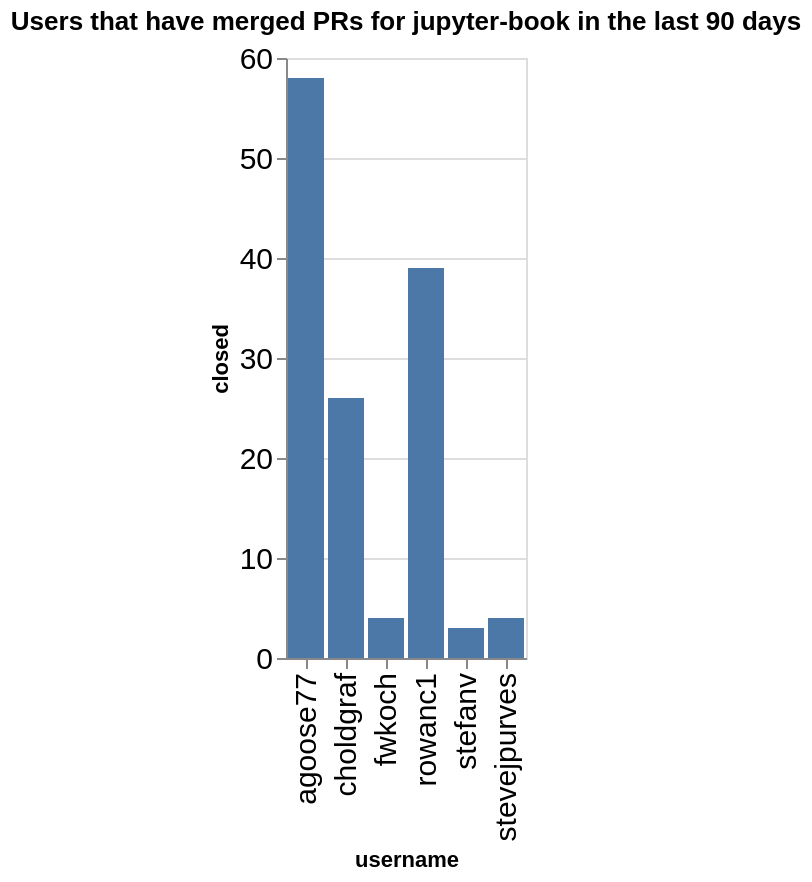

The cell this chart's notebook holds for it:
### Code cell
charts = []
title = f"Users that have merged PRs for {github_org} in the last {n_days} days"
ch = alt.Chart(data=closed_by_repo.replace(np.nan, 0), title=title).mark_bar().encode(
    x='username',
    y='closed',
)
ch

### Figure 1 — Vega-Lite specification as saved in the notebook (floating-point values rounded to 4 significant figures)
{"config": {"axisLeft": {"labelFontSize": 15}, "axisBottom": {"labelFontSize": 15}}, "data": {"name": "data-153ac1e896f8d0328cfe034366ad79ad"}, "mark": {"type": "bar"}, "encoding": {"x": {"field": "username", "type": "nominal"}, "y": {"field": "closed", "type": "quantitative"}}, "title": "Users that have merged PRs for jupyter-book in the last 90 days", "$schema": "https://vega.github.io/schema/vega-lite/v5.20.1.json", "datasets": {"data-153ac1e896f8d0328cfe034366ad79ad": [{"name": "blog", "username": "agoose77", "closed": 4}, {"name": "blog", "username": "choldgraf", "closed": 1}, {"name": "example-landing-pages", "username": "agoose77", "closed": 1}, {"name": "example-landing-pages", "username": "choldgraf", "closed": 1}, {"name": "jupyter-book", "username": "agoose77", "closed": 7}, {"name": "jupyter-book", "username": "choldgraf", "closed": 2}, {"name": "myst-spec", "username": "choldgraf", "closed": 1}, {"name": "myst-theme", "username": "agoose77", "closed": 15}, {"name": "myst-theme", "username": "choldgraf", "closed": 1}, {"name": "myst-theme", "username": "rowanc1", "closed": 17}, {"name": "myst-theme", "username": "stefanv", "closed": 2}, {"name": "myst-theme", "username": "stevejpurves", "closed": 3}, {"name": "mystmd", "username": "agoose77", "closed": 26}, {"name": "mystmd", "username": "choldgraf", "closed": 14}, {"name": "mystmd", "username": "fwkoch", "closed": 4}, {"name": "mystmd", "username": "rowanc1", "closed": 21}, {"name": "mystmd", "username": "stefanv", "closed": 1}, {"name": "mystmd", "username": "stevejpurves", "closed": 1}, {"name": "mystmd.org", "username": "agoose77", "closed": 4}, {"name": "mystmd.org", "username": "choldgraf", "closed": 2}, {"name": "mystmd.org", "username": "rowanc1", "closed": 1}, {"name": "team-compass", "username": "agoose77", "closed": 1}, {"name": "team-compass", "username": "choldgraf", "closed": 3}, {"name": "thebe", "username": "choldgraf", "closed": 1}]}}
